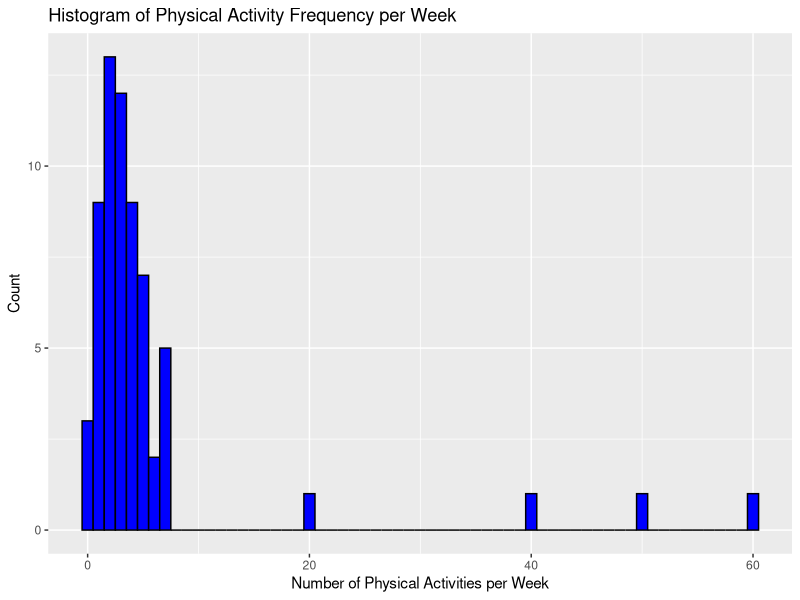
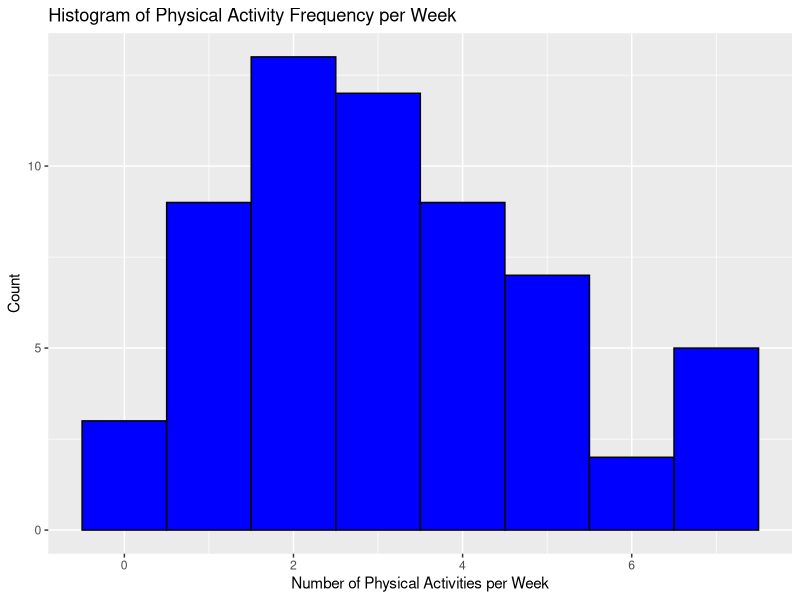
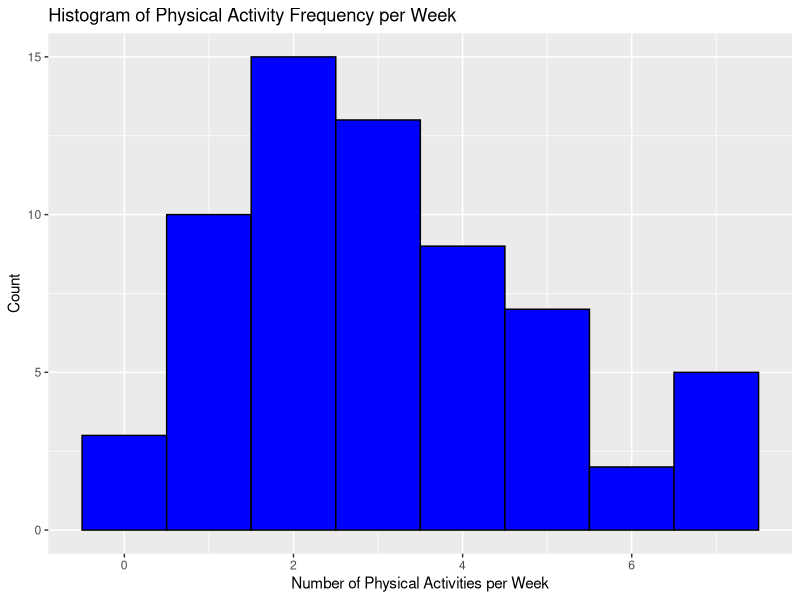
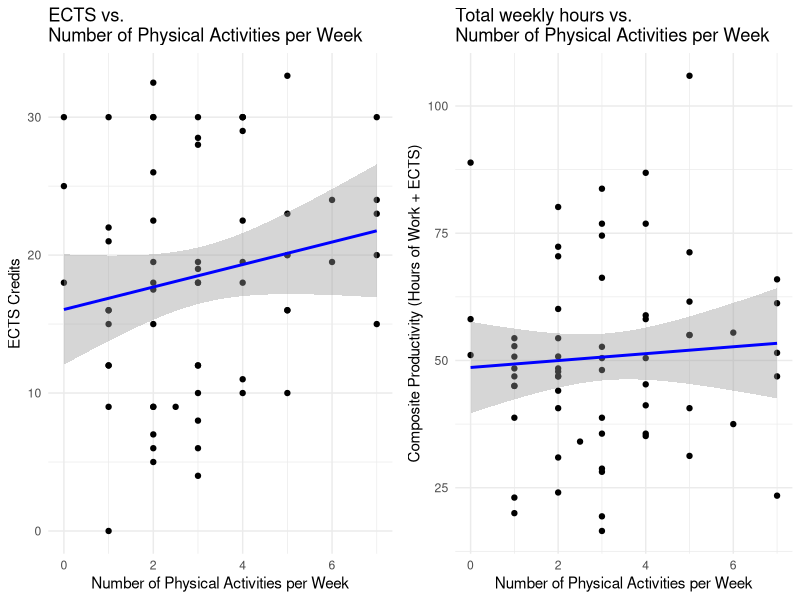
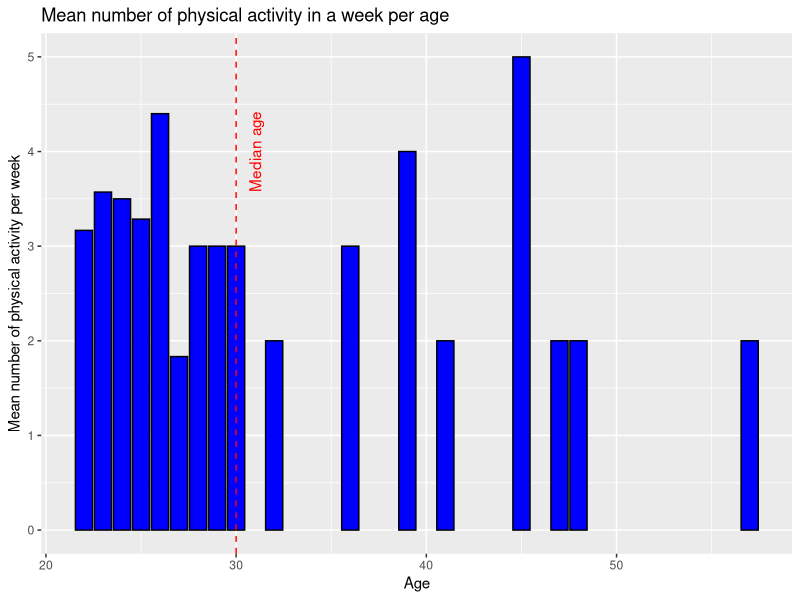
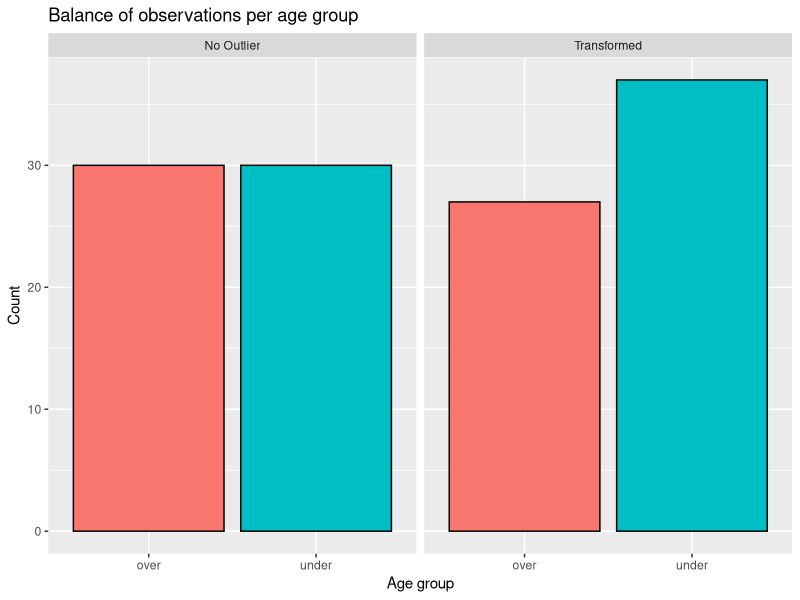
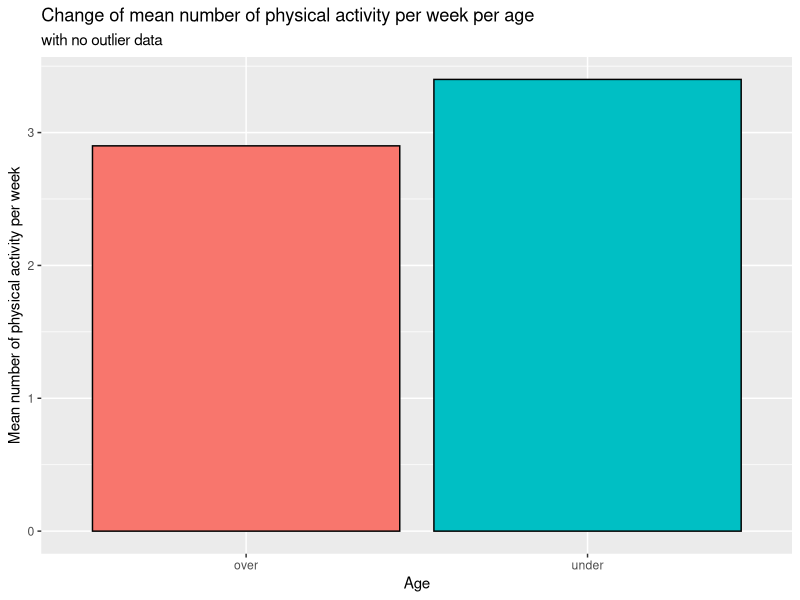
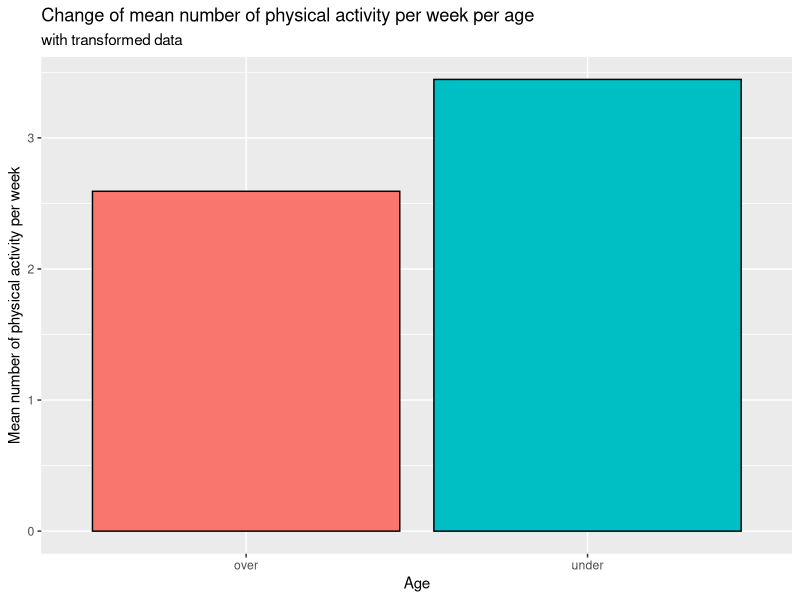

Recreate these plots in R, in order.
## ---- chunk 1
knitr::opts_chunk$set(echo = TRUE)
library(tidyverse)
library(ggplot2)
library(dplyr)
library(tidyr)
library(survey)
library(knitr)
library(exactRankTests)
library(kableExtra)
library(gridExtra)
## ---- chunk 2
survey_data <- read.csv("group14.csv", header=TRUE)
names(survey_data) <- c("Gender", "Age", "Studies", 
                        "NumberOfPhysicalActivityPerWeek", 
                        "TypeOfPhysicalActivity", 
                        "WorkStudy")
## ---- chunk 3
survey_data <- separate(survey_data, 
                        "WorkStudy", 
                        c("ECTS", "HoursOfWork"), 
                        sep=";")

survey_data$ECTS <- as.numeric(str_replace(survey_data$ECTS, ",", "."))
survey_data$ECTS <- survey_data$ECTS %>% replace(is.na(.), 0)
## ---- chunk 4
survey_data$HoursOfWork <- as.numeric(survey_data$HoursOfWork)

survey_data$NumberOfPhysicalActivityPerWeek <- as.numeric(
  survey_data$NumberOfPhysicalActivityPerWeek)

survey_data$NumberOfPhysicalActivityPerWeek <- 
  str_replace(survey_data$NumberOfPhysicalActivityPerWeek, "Sunday", "1")

survey_data$NumberOfPhysicalActivityPerWeek <- 
  as.numeric(survey_data$NumberOfPhysicalActivityPerWeek)

survey_data <- survey_data %>%
  filter(!is.na(NumberOfPhysicalActivityPerWeek))
## ---- chunk 5
survey_data$HoursOfWork <- as.numeric(survey_data$HoursOfWork)
survey_data$WeeklyHours <- survey_data$HoursOfWork + ((survey_data$ECTS*25)/16)
## ---- chunk 6
r3_data <- survey_data %>%
  select(NumberOfPhysicalActivityPerWeek, TypeOfPhysicalActivity, HoursOfWork)
## ---- chunk 7
kable(
  head(survey_data[, c(1:4)]), 
  caption = "Survey data set (1/2)", 
  align = rep("c", 4),
  col.widths = rep("auto", ncol(survey_data))
)

kable(
  head(survey_data[, -c(1:4)]), 
  caption = "Survey data set (2/2)", 
  align = rep("c", 4),
  col.widths = rep("auto", ncol(survey_data))
)
## ---- chunk 8
Q1 <- quantile(survey_data$NumberOfPhysicalActivityPerWeek, 0.25, na.rm = TRUE)
Q3 <- quantile(survey_data$NumberOfPhysicalActivityPerWeek, 0.75, na.rm = TRUE)
IQR <- Q3 - Q1

lower_bound <- Q1 - 1.5 * IQR
upper_bound <- Q3 + 1.5 * IQR

survey_data_no_outliers <- survey_data %>%
  filter(
    NumberOfPhysicalActivityPerWeek >= lower_bound & 
    NumberOfPhysicalActivityPerWeek <= upper_bound)
## ---- chunk 9
kable(
  head(survey_data_no_outliers[, c(1:4)]), 
  caption = "Data with removed outliers in physical activity (1/2)", 
  align = rep("c", 4),
  col.widths = rep("auto", ncol(survey_data_no_outliers))
)

kable(
  head(survey_data_no_outliers[, -c(1:4)]), 
  caption = "Data with removed outliers in physical activity (2/2)", 
  align = rep("c", 4),
  col.widths = rep("auto", ncol(survey_data_no_outliers))
)
## ---- chunk 10
survey_data_transformed <- survey_data %>%
  mutate(NumberOfPhysicalActivityPerWeek = ifelse(
    NumberOfPhysicalActivityPerWeek < lower_bound | 
      NumberOfPhysicalActivityPerWeek > upper_bound,
    NumberOfPhysicalActivityPerWeek / 20,
    NumberOfPhysicalActivityPerWeek
  ))
## ---- chunk 11
kable(
  head(survey_data_transformed[, c(1:4)]), 
  caption = "Data with transformed physical activity (1/2)", 
  align = rep("c", 4),
  col.widths = rep("auto", ncol(survey_data_transformed))
)

kable(
  head(survey_data_transformed[, -c(1:4)]), 
  caption = "Data with transformed physical activity (2/2)", 
  align = rep("c", 4),
  col.widths = rep("auto", ncol(survey_data_transformed))
)
## ---- chunk 12
survey_data_no_outliers$AgeGroup <- 
  as.factor(
    ifelse(survey_data_no_outliers$Age > median(survey_data_no_outliers$Age), 
         "over", "under")
  )

survey_data_transformed$AgeGroup <- 
  as.factor(
    ifelse(survey_data_transformed$Age > median(survey_data_transformed$Age), 
         "over", "under")
  )
## ---- chunk 13
# Histogram of Physical Activity Frequency
ggplot(survey_data, aes(x = NumberOfPhysicalActivityPerWeek)) +
  geom_histogram(binwidth = 1, fill = "blue", color = "black") +
  labs(title = "Histogram of Physical Activity Frequency per Week",
       x = "Number of Physical Activities per Week",
       y = "Count")
## ---- chunk 14
ggplot(survey_data_no_outliers, aes(x = NumberOfPhysicalActivityPerWeek)) +
  geom_histogram(binwidth = 1, fill = "blue", color = "black") +
  labs(title = "Histogram of Physical Activity Frequency per Week",
       x = "Number of Physical Activities per Week",
       y = "Count")
## ---- chunk 15
ggplot(survey_data_transformed, aes(x = NumberOfPhysicalActivityPerWeek)) +
  geom_histogram(binwidth = 1, fill = "blue", color = "black") +
  labs(title = "Histogram of Physical Activity Frequency per Week",
       x = "Number of Physical Activities per Week",
       y = "Count")
## ---- chunk 16
summary_stats_transformed <- survey_data_transformed %>%
  group_by(NumberOfPhysicalActivityPerWeek) %>%
  summarise(
    Mean_ECTS = mean(ECTS, na.rm = TRUE),
    Mean_HoursOfWork = mean(HoursOfWork, na.rm = TRUE),
    SD_ECTS = sd(ECTS, na.rm = TRUE),
    SD_HoursOfWork = sd(HoursOfWork, na.rm = TRUE)
  )

summary_stats_no_outliers <- survey_data_no_outliers %>%
  group_by(NumberOfPhysicalActivityPerWeek) %>%
  summarise(
    Mean_ECTS = mean(ECTS, na.rm = TRUE),
    Mean_HoursOfWork = mean(HoursOfWork, na.rm = TRUE),
    SD_ECTS = sd(ECTS, na.rm = TRUE),
    SD_HoursOfWork = sd(HoursOfWork, na.rm = TRUE)
  )
## ---- chunk 17
kable(summary_stats_transformed, 
      caption = "Summary statistics transformed data")
## ---- chunk 18
kable(summary_stats_no_outliers, 
      caption = "Summary statistics no outliers in physical activities")
## ---- chunk 19

model_transformed_ects <- lm(ECTS ~ NumberOfPhysicalActivityPerWeek, data = survey_data_transformed)
summary(model_transformed_ects)

model_no_outliers_ects <- lm(ECTS ~ NumberOfPhysicalActivityPerWeek, data = survey_data_no_outliers)
summary(model_no_outliers_ects)

model_transformed_HoursOfWork <- lm(HoursOfWork ~ NumberOfPhysicalActivityPerWeek, data = survey_data_transformed)
summary(model_transformed_HoursOfWork)

model_no_outliers_HoursOfWork <- lm(HoursOfWork ~ NumberOfPhysicalActivityPerWeek, data = survey_data_no_outliers)
summary(model_no_outliers_HoursOfWork)

model_transformed_WeeklyHours <- lm(WeeklyHours ~ NumberOfPhysicalActivityPerWeek, data = survey_data_transformed)
summary(model_transformed_HoursOfWork)

model_no_outliers_WeeklyHours <- lm(WeeklyHours ~ NumberOfPhysicalActivityPerWeek, data = survey_data_no_outliers)
summary(model_no_outliers_HoursOfWork)
## ---- chunk 20
# Create a scatterplot of ECTS vs. NumberOfPhysicalActivityPerWeek with regression line
 plot1 <- ggplot(survey_data_no_outliers, aes(x = NumberOfPhysicalActivityPerWeek, y = ECTS)) +
  geom_point() +
  geom_smooth(method = "lm", formula = y ~ x, se = TRUE, color = "blue") +
  labs(title = "Scatterplot of ECTS vs. Number of Physical Activities per Week",
       x = "Number of Physical Activities per Week",
       y = "ECTS Credits") +
  theme_minimal()

  plot2 <- ggplot(survey_data_transformed, aes(x = NumberOfPhysicalActivityPerWeek, y = ECTS)) +
  geom_point() +
  geom_smooth(method = "lm", formula = y ~ x, se = TRUE, color = "blue") +
  labs(title = "ECTS vs. \nNumber of Physical Activities per Week",
       x = "Number of Physical Activities per Week",
       y = "ECTS Credits") +
  theme_minimal()

  plot3 <- ggplot(survey_data_transformed, aes(x = NumberOfPhysicalActivityPerWeek, y = WeeklyHours)) +
  geom_point() +
  geom_smooth(method = "lm", formula = y ~ x, se = TRUE, color = "blue") +
  labs(title = "Total weekly hours vs.\nNumber of Physical Activities per Week",
       x = "Number of Physical Activities per Week",
       y = "Composite Productivity (Hours of Work + ECTS)") +
  theme_minimal()
  plot4 <- ggplot(survey_data_no_outliers, aes(x = NumberOfPhysicalActivityPerWeek, y = WeeklyHours)) +
  geom_point() +
  geom_smooth(method = "lm", formula = y ~ x, se = TRUE, color = "blue") +
  labs(title = "Composite Productivity vs. Number of Physical Activities per Week",
       x = "Number of Physical Activities per Week",
       y = "Composite Productivity (Hours of Work + ECTS)") +
  theme_minimal()

grid.arrange(plot2,plot3, ncol=2)
## ---- chunk 21
survey_data_grouped_age <- survey_data_no_outliers %>%
  group_by(Age) %>%
  summarise(Mean_PhysicalActivity = mean(NumberOfPhysicalActivityPerWeek))

ggplot(survey_data_grouped_age, aes(x = Age, y = Mean_PhysicalActivity)) +
  geom_col(fill = "blue", color = "black") +
  geom_vline(xintercept = median(survey_data_grouped_age$Age), 
             linetype = "dashed", 
             color = "red") +
  annotate("text", 
           x=median(survey_data_grouped_age$Age)+1, 
           y=4, 
           label="Median age", 
           angle=90, 
           color="red") +
  labs(title = "Mean number of physical activity in a week per age",
       x = "Age",
       y = "Mean number of physical activity per week")
## ---- chunk 22
survey_data_combined <- tibble(
  AgeGroup = c(survey_data_transformed$AgeGroup, 
               survey_data_no_outliers$AgeGroup),
  
  PhysicalActivity = c(survey_data_transformed$NumberOfPhysicalActivityPerWeek, 
                       survey_data_no_outliers$NumberOfPhysicalActivityPerWeek),
  
  Method = c(rep("Transformed", length(survey_data_transformed$AgeGroup)),
             rep("No Outlier", length(survey_data_no_outliers$AgeGroup)))
)
## ---- chunk 23
ggplot(survey_data_combined, aes(x = AgeGroup, fill = AgeGroup)) +
  geom_bar(stat="count", color = "black") +
  labs(title = "Balance of observations per age group",
       x = "Age group",
       y = "Count") +
  facet_wrap(~ Method) +
  theme(legend.position = "none")
## ---- chunk 24
data_outlier_agegroup <- survey_data_no_outliers %>%
  group_by(AgeGroup) %>%
  summarise(mean_PhysicalActivity = mean(NumberOfPhysicalActivityPerWeek, 
                                         na.rm = TRUE))

ggplot(data_outlier_agegroup, 
  aes(x = AgeGroup, y = mean_PhysicalActivity, fill = AgeGroup)) +
  geom_col(color = "black") +
  labs(title = "Change of mean number of physical activity per week per age",
       subtitle = "with no outlier data",
       x = "Age",
       y = "Mean number of physical activity per week") +
  theme(legend.position = "none")
## ---- chunk 25
data_transformed_agegroup <- survey_data_transformed %>%
  group_by(AgeGroup) %>%
  summarise(mean_PhysicalActivity = mean(NumberOfPhysicalActivityPerWeek, 
                                         na.rm = TRUE))

ggplot(data_transformed_agegroup, 
  aes(x = AgeGroup, y = mean_PhysicalActivity, fill = AgeGroup)) +
  geom_col(color = "black") +
  labs(title = "Change of mean number of physical activity per week per age",
       subtitle = "with transformed data",
       x = "Age",
       y = "Mean number of physical activity per week") +
  theme(legend.position = "none")
## ---- chunk 26
summary_stats_transformed_rq2 <- survey_data_transformed %>%
  group_by(AgeGroup) %>%
  summarise(
    Mean_physical = mean(NumberOfPhysicalActivityPerWeek, na.rm = TRUE),
    Median_physical = median(NumberOfPhysicalActivityPerWeek, na.rm = TRUE),
  )

summary_stats_no_outliers_rq2 <- survey_data_no_outliers %>%
  group_by(AgeGroup) %>%
  summarise(
    Mean_physical = mean(NumberOfPhysicalActivityPerWeek, na.rm = TRUE),
    Median_physical = median(NumberOfPhysicalActivityPerWeek, na.rm = TRUE),
  )
## ---- chunk 27
# combine into one df
summary_stats_rq2 <- tibble(
  AgeGroup = c(summary_stats_no_outliers_rq2$AgeGroup, 
               summary_stats_transformed_rq2$AgeGroup),
  
  Mean = c(summary_stats_no_outliers_rq2$Mean_physical, 
           summary_stats_transformed_rq2$Mean_physical),
  
  Median = c(summary_stats_no_outliers_rq2$Median_physical, 
             summary_stats_transformed_rq2$Median_physical),
  
  Method = c(rep("Transform", length(summary_stats_no_outliers_rq2$AgeGroup)), 
             rep("No Outlier", length(summary_stats_transformed_rq2$AgeGroup)))
)
## ---- chunk 28
ggplot(summary_stats_rq2, aes(x = AgeGroup, y = Median, fill = AgeGroup)) +
  geom_col(color = "black") +
  labs(
    title = "Median number of physical activities in age groups per methods",
    x = "Age groups",
    y = "Median") +
  theme(legend.position = "none") +
  facet_wrap(~ Method)
## ---- chunk 29
ggplot(summary_stats_rq2, aes(x = AgeGroup, y = Mean, fill = AgeGroup)) +
  geom_col(color = "black") +
  labs(
    title = "Mean number of physical activities in age groups per methods",
    x = "Age groups",
    y = "Mean") +
  theme(legend.position = "none") +
  facet_wrap(~ Method)
## ---- chunk 30
ggplot(survey_data_combined, 
       aes(x = AgeGroup, 
           y = PhysicalActivity, 
           fill = AgeGroup)) +
  geom_boxplot() +
  labs(
    title = "Distribution of physical activities per week by age group",
    x = "Age Group", 
    y = "Activities per Week") +
  facet_wrap(~ Method) +
  theme(legend.position = "none")
## ---- chunk 31
shapiro.test(
  survey_data_transformed$NumberOfPhysicalActivityPerWeek[
    survey_data_transformed$AgeGroup == "under"]
  )

shapiro.test(
  survey_data_transformed$NumberOfPhysicalActivityPerWeek[
    survey_data_transformed$AgeGroup == "over"]
  )
## ---- chunk 32
shapiro.test(
  survey_data_no_outliers$NumberOfPhysicalActivityPerWeek[
    survey_data_no_outliers$AgeGroup == "under"]
  )

shapiro.test(
  survey_data_no_outliers$NumberOfPhysicalActivityPerWeek[
    survey_data_no_outliers$AgeGroup == "over"]
  )
## ---- chunk 33
wilcox.test(
  NumberOfPhysicalActivityPerWeek ~ AgeGroup, 
  data = survey_data_transformed
)

wilcox.test(
  NumberOfPhysicalActivityPerWeek ~ AgeGroup, 
  data = survey_data_no_outliers
)
## ---- chunk 34
model_transformed_rq2 <- lm(NumberOfPhysicalActivityPerWeek ~ AgeGroup, 
                     data = survey_data_transformed)
summary(model_transformed_rq2)

model_outliers_rq2 <- lm(NumberOfPhysicalActivityPerWeek ~ AgeGroup, 
                     data = survey_data_no_outliers)
summary(model_outliers_rq2)
## ---- chunk 35
r3_data <- r3_data %>%
  mutate(Category = if_else(HoursOfWork==0, 
                            "Full-Time Student", 
                            "Working Student"))

r3_data %>%
  ggplot(aes(x=Category, fill=Category)) +
  geom_histogram(stat = "count", color = "black") +
  geom_text(stat = "count", aes(label = ..count..), vjust = -0.2, size = 5) +
  labs(
    title = "Number of Full-Time Students and Working Students",
    x = "Category",
    y = "Count"
  ) +
  theme(legend.position = "none")
## ---- chunk 36
r3_data <- r3_data %>%
  mutate(SubCategory = case_when(
    HoursOfWork == 0 ~ "0",
    0 != HoursOfWork & HoursOfWork <= 10 ~ "1-10h",
    10 < HoursOfWork & HoursOfWork <= 20 ~ "11-20h",
    20 < HoursOfWork & HoursOfWork <= 30 ~ "21-30h",
    30 < HoursOfWork ~ "30h+"
  ))

r3_data %>%
  ggplot(aes(x=SubCategory, fill=SubCategory)) +
  geom_histogram(stat = "count", color = "black") +
  geom_text(stat = "count", aes(label = ..count..), vjust = -0.2, size = 5) +
  labs(
    title = "Number of students based on SubCategory",
    x = "SubCategory",
    y = "Count"
  ) +
  theme(legend.position = "none")
## ---- chunk 37
types_of_physcial_activity <- c("StrengthTraining", 
                                "Cardio", 
                                "RecreationalActivities", 
                                "BallSports", 
                                "FlexibilityAndMobilit", 
                                "MartialArt", 
                                "Other")

r3_data <- r3_data %>%
  mutate(
    StrengthTraining = if_else(
      str_detect(TypeOfPhysicalActivity, "Strength Training"), 1, 0),
    Cardio = if_else(
      str_detect(TypeOfPhysicalActivity, "Cardio"), 1, 0),
    RecreationalActivities = if_else(
      str_detect(TypeOfPhysicalActivity, "Recreational Activities"), 1, 0),
    BallSports = if_else(
      str_detect(TypeOfPhysicalActivity, "Ball Sports"), 1, 0),
    FlexibilityAndMobilit = if_else(
      str_detect(TypeOfPhysicalActivity, "Flexibility and Mobilit"), 1, 0),
    MartialArt = if_else(
      str_detect(TypeOfPhysicalActivity, "Martial Art"), 1, 0),
    Other = if_else(
      str_detect(TypeOfPhysicalActivity, "Other"), 1, 0)
  ) %>%
  select(-TypeOfPhysicalActivity)

r3_data <- r3_data %>%
  mutate(
    NumberOfDifferentActivity = rowSums(r3_data[, types_of_physcial_activity])
  )
## ---- chunk 38
r3_mean_category <- r3_data %>%
  group_by(Category) %>%
  summarize(
    MeanNumberOfDifferentActivity=mean(NumberOfDifferentActivity)
  )

kable(
  r3_mean_category, 
  caption = "Mean number of different activities for two categories"
)
## ---- chunk 39
r3_mean_subcategory <- r3_data %>%
  group_by(SubCategory) %>%
  summarize(
    MeanNumberOfDifferentActivity=mean(NumberOfDifferentActivity)
  )

kable(
  r3_mean_subcategory, 
  caption = "Mean number of different activities for subcategories"
)
## ---- chunk 40
shapiro.test(
  r3_data$NumberOfDifferentActivity[r3_data$Category == "Full-Time Student"])

shapiro.test(
  r3_data$NumberOfDifferentActivity[r3_data$Category == "Working Student"])
## ---- chunk 41
p_value_base <- wilcox.test(NumberOfDifferentActivity ~ Category, data = r3_data)
p_value_base
## ---- chunk 42
r3_data$SubCategory <- as.factor(r3_data$SubCategory)

r3_group1 <- r3_data %>% 
  filter(SubCategory=="0" | SubCategory=="1-10h")

r3_group2 <- r3_data %>% 
  filter(SubCategory=="0" | SubCategory=="11-20h")

r3_group3 <- r3_data %>% 
  filter(SubCategory=="0" | SubCategory=="21-30h")

r3_group4 <- r3_data %>% 
  filter(SubCategory=="0" | SubCategory=="30h+")

p_value_group1 <- wilcox.exact(NumberOfDifferentActivity ~ SubCategory, 
                               data = r3_group1, exact = TRUE)
p_value_group2 <- wilcox.exact(NumberOfDifferentActivity ~ SubCategory, 
                               data = r3_group2, exact = TRUE)
p_value_group3 <- wilcox.exact(NumberOfDifferentActivity ~ SubCategory, 
                               data = r3_group3, exact = TRUE)
p_value_group4 <- wilcox.exact(NumberOfDifferentActivity ~ SubCategory, 
                               data = r3_group4, exact = TRUE)

df <- data.frame(
  group = c("Full-Time Student vs. Working Student", 
            "1-10h", "11-20h", 
            "21-30h", 
            "30h+"),
  p_value = c(p_value_base$p.value, 
              p_value_group1$p.value, 
              p_value_group2$p.value, 
              p_value_group3$p.value, 
              p_value_group4$p.value)
)

kable(
  df,
  caption = "p-values for different groups of study/work balance"
)
